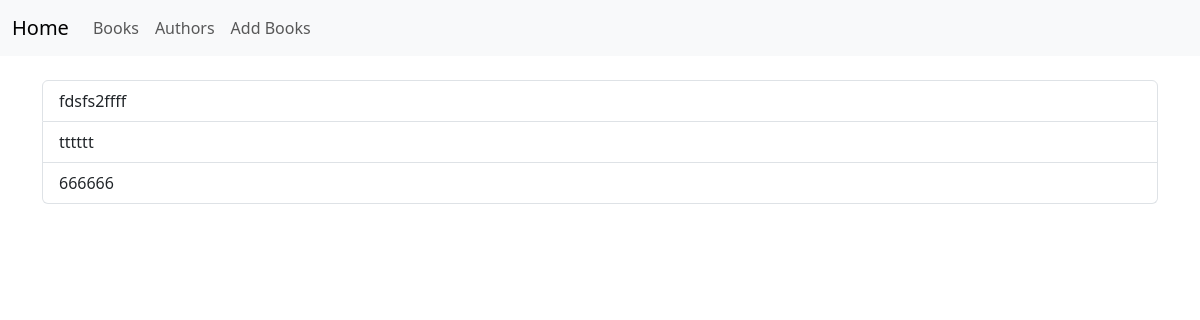
Before: /books with the older database file.
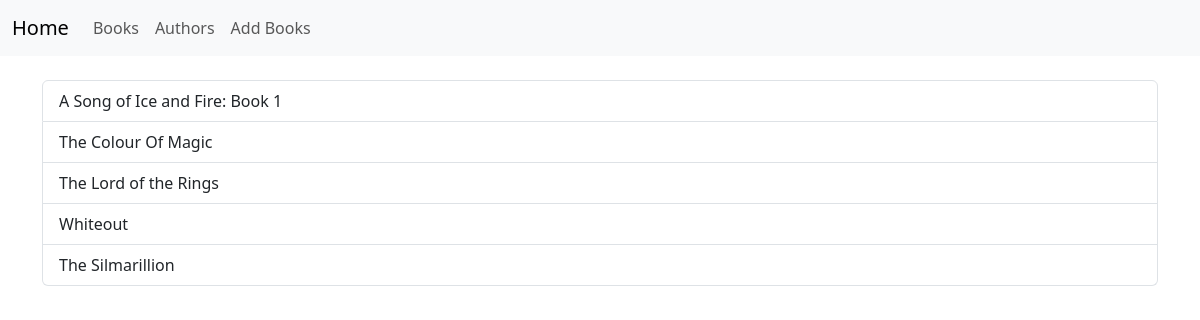
After: the same page with the newer database file.
### app/models.py (models this page shows, shortened)
class Book(db.Model):
    id = db.Column(db.Integer, primary_key=True)
    title = db.Column(db.String(100), unique=True, nullable=False)
    description = db.Column(db.Text)
    status_id = db.Column(db.Integer, db.ForeignKey('status.id'))
    authors = db.relationship('Author', secondary=book_authors, backref=db.backref('books', lazy='dynamic'))
    status = db.relationship('Status', backref='book_status', lazy=True)

### app/routes.py (the view)
@app.route('/books')
def books():
    all_books = Book.query.all()
    return render_template("books.html", books=all_books)

### app/templates/books.html (shortened to what this page needs)
{% extends "index.html" %}
{% block content %}
<div class="list-group">
  {% for book in books %}
    <a href="{{ url_for('books_details', book_id=book.id) }}" class="list-group-item list-group-item-action">{{ book.title }}</a>
  {% endfor %}
</div>
{% endblock %}

Changed rows visible on the page:
removed Book: title "666666"
added Book: title "A Song of Ice and Fire: Book 1"
added Book: title "The Colour Of Magic"
changed Book: title "fdsfs2ffff" → "The Lord of the Rings"
added Book: title "Whiteout"
changed Book: title "tttttt" → "The Silmarillion"
